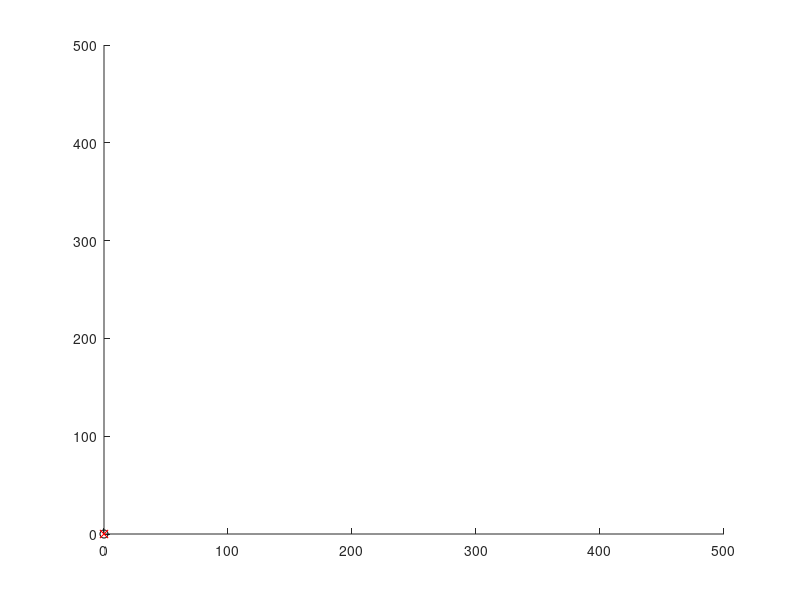

Write the MATLAB code that produced this figure. (Note: this script raises an error after producing the figure.)
%% Playback Engine %%

% Playback engine to replay the exact scenario.
% Load a "history" variable by loading one of the trainset data: e.g. trainset1.mat
% Speed of playback can be controlled via the parameters.

%% Blank slate
clc
fprintf('Script executing...\n');
close all
clearvars -except history

%% Playback Parameters

fps = 23.976; % don't touch this unless you know what 23.976 means
playback_speed = 1; % >0x to 4x (decimals accepted)


%% Simulation Parameters (please edit to match playback data)
field_size = 500; % edit if required

%% Initialisation of Playback

% initialise the figure
fig1 = figure(1);
hold on
axis([0 field_size 0 field_size])
plotHandle = plot(0,0,'ok');
sheepdogHandle = plot(0,0,'xr');

i = 1;
prev_toc = 0;
tic
while i <= size(history.sheep_x,1)
    if toc - prev_toc >= 1/fps
        plotHandle.set('XData', history.sheep_x(i,:), 'YData', history.sheep_y(i,:));
        sheepdogHandle.set('XData',history.mouse_pos(i,1),'YData',history.mouse_pos(i,2));
        prev_toc = toc;
    end
    i = i + 1;
    pause(0.04/playback_speed)
end